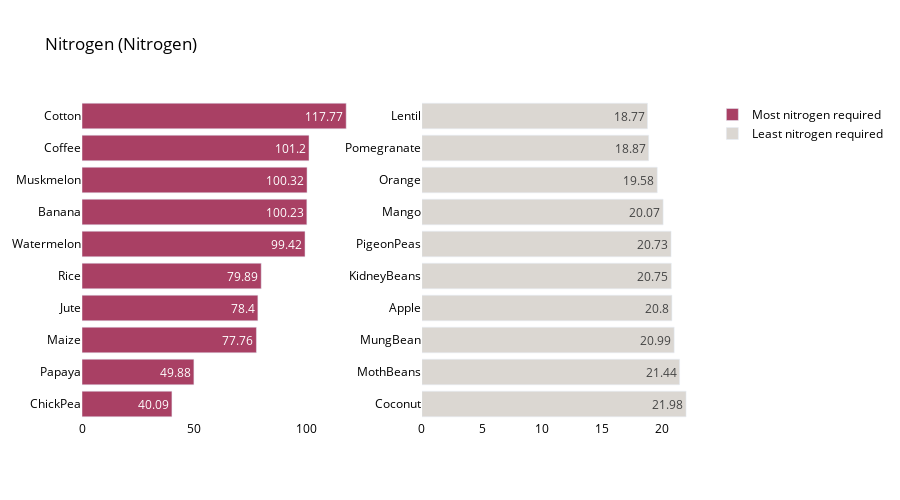

The cell this chart's notebook holds for it:
### Code cell
crop_summary_N = crop_summary.sort_values(by='Nitrogen', ascending=False)

fig = make_subplots(rows=1, cols=2)

top = {
    'y' : crop_summary_N['Nitrogen'][0:10].sort_values().index,
    'x' : crop_summary_N['Nitrogen'][0:10].sort_values()
}

last = {
    'y' : crop_summary_N['Nitrogen'][-10:].index,
    'x' : crop_summary_N['Nitrogen'][-10:]
}

fig.add_trace(
    go.Bar(top,
           name="Most nitrogen required",
           marker_color=random.choice(colorarr),
           orientation='h',
          text=top['x']),

    row=1, col=1
)

fig.add_trace(
    go.Bar(last,
           name="Least nitrogen required",
           marker_color=random.choice(colorarr),
           orientation='h',
          text=last['x']),
    row=1, col=2
)
fig.update_traces(texttemplate='%{text}', textposition='inside')
fig.update_layout(title_text="Nitrogen (Nitrogen)",
                  plot_bgcolor='white',
                  font_size=12,
                  font_color='black',
                 height=500)

fig.update_xaxes(showgrid=False)
fig.update_yaxes(showgrid=False)
fig.show()

### Figure 1 — Plotly figure (JSON) as saved in the notebook; plotly's stock layout.template omitted (floating-point values rounded to 4 significant figures)
{"data": [{"marker": {"color": "#A94064"}, "name": "Most nitrogen required", "orientation": "h", "text": [40.09, 49.88, 77.76, 78.4, 79.89, 99.42, 100.2, 100.3, 101.2, 117.8], "textposition": "inside", "texttemplate": "%{text}", "type": "bar", "x": [40.09, 49.88, 77.76, 78.4, 79.89, 99.42, 100.2, 100.3, 101.2, 117.8], "xaxis": "x", "y": ["ChickPea", "Papaya", "Maize", "Jute", "Rice", "Watermelon", "Banana", "Muskmelon", "Coffee", "Cotton"], "yaxis": "y"}, {"marker": {"color": "#Dbd7d2"}, "name": "Least nitrogen required", "orientation": "h", "text": [21.98, 21.44, 20.99, 20.8, 20.75, 20.73, 20.07, 19.58, 18.87, 18.77], "textposition": "inside", "texttemplate": "%{text}", "type": "bar", "x": [21.98, 21.44, 20.99, 20.8, 20.75, 20.73, 20.07, 19.58, 18.87, 18.77], "xaxis": "x2", "y": ["Coconut", "MothBeans", "MungBean", "Apple", "KidneyBeans", "PigeonPeas", "Mango", "Orange", "Pomegranate", "Lentil"], "yaxis": "y2"}], "layout": {"font": {"color": "black", "size": 12}, "height": 500, "plot_bgcolor": "white", "title": {"text": "Nitrogen (Nitrogen)"}, "xaxis": {"anchor": "y", "domain": [0, 0.45], "showgrid": false}, "xaxis2": {"anchor": "y2", "domain": [0.55, 1], "showgrid": false}, "yaxis": {"anchor": "x", "domain": [0, 1], "showgrid": false}, "yaxis2": {"anchor": "x2", "domain": [0, 1], "showgrid": false}}}
